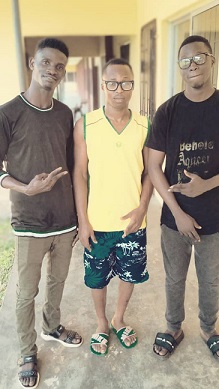
#> input picture Images/friends.jpg, 219 x 389 px
$ python grayhist.py
#> lines starting #> are read from the running program, lines starting #| are printed output that depends on the picture
import cv2 as cv
import matplotlib.pyplot as plt
img = cv.imread("Images/friends.jpg")
#> img is the input picture: shape (389, 219, 3); mean B, G, R 130.2, 150.5, 160.8
gray_img = cv.cvtColor(img, cv.COLOR_BGR2GRAY)
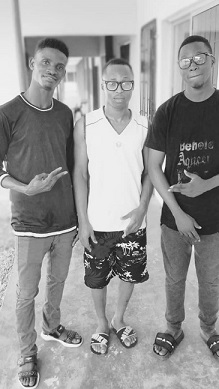
#> gray_img: shape (389, 219); min 8, max 254, mean 151.2
hist = cv.calcHist([gray_img], [0], None, [255], [0, 255])
#> hist = 255 values, max 2151 at index 238, min 0 at index 0, mean 334.1
plt.plot(hist)
plt.xlabel("bins")
plt.ylabel(" No of Pixels")
plt.title("Histogram of the grayscale format of friends.jpg")
plt.xlim([0, 255])
plt.show()
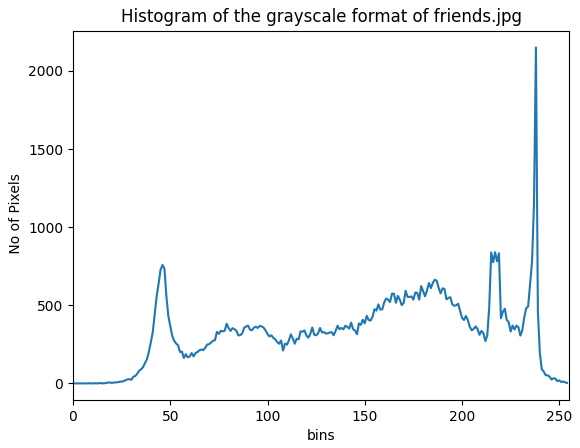
#> figure drawn by matplotlib, 1 panel; curve peaks at x = 238, y = 2151
cv.waitKey(0)

$ run again, with Images/flex.jpg copied over Images/friends.jpg
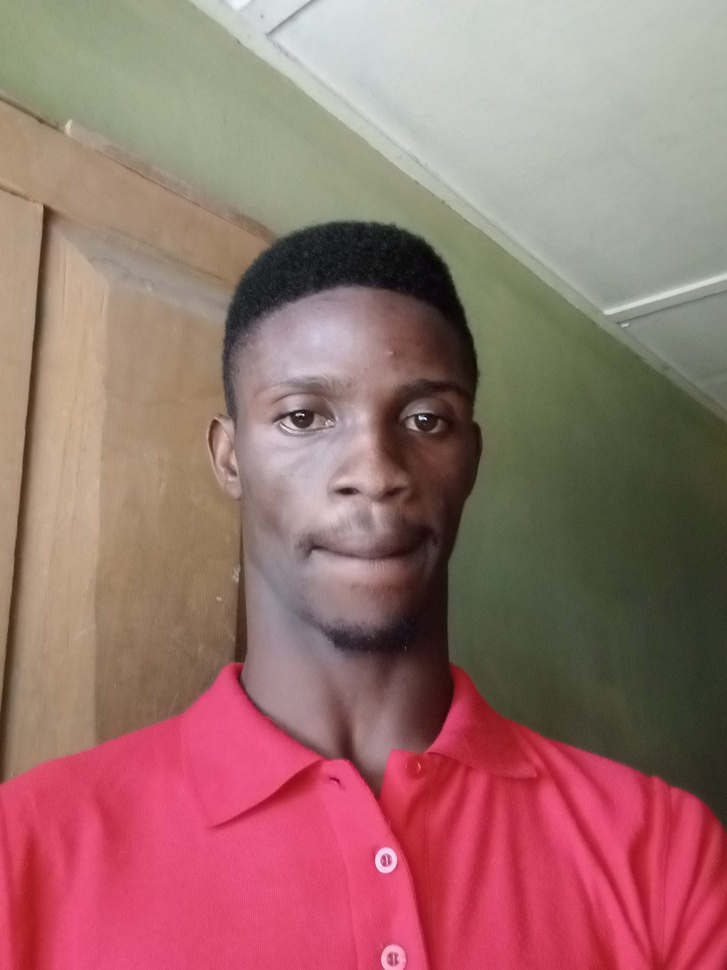
#> input picture Images/flex.jpg, 727 x 970 px, shrunk from 2448 x 3264 before the run
#> img is the input picture: shape (970, 727, 3); mean B, G, R 109.7, 113.4, 154.8
#> `gray_img = cv.cvtColor(img, cv.COLOR_BGR2GRAY)`:
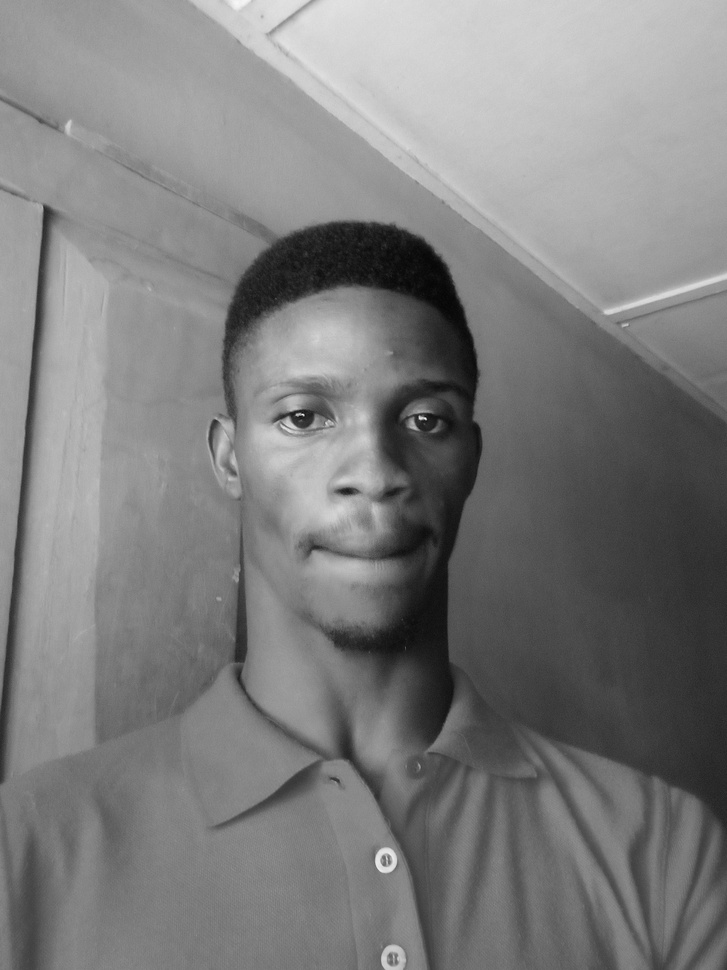
#> gray_img: shape (970, 727); min 4, max 247, mean 125.4
#> hist = 255 values, max 7934 at index 127, min 0 at index 0, mean 2765.5
#> `plt.show()`:
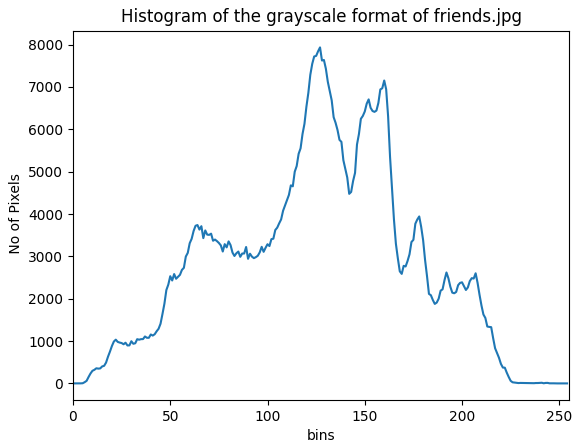
#> figure drawn by matplotlib, 1 panel; curve peaks at x = 127, y = 7934

$ run again, with Images/seun.jpg copied over Images/friends.jpg
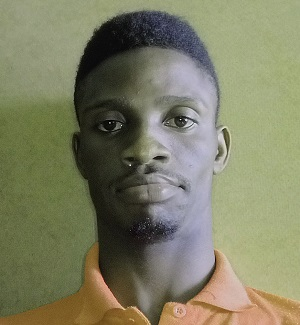
#> input picture Images/seun.jpg, 300 x 325 px
#> img is the input picture: shape (325, 300, 3); mean B, G, R 99.9, 127.1, 126.9
#> `gray_img = cv.cvtColor(img, cv.COLOR_BGR2GRAY)`:
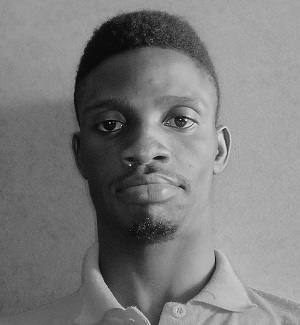
#> gray_img: shape (325, 300); min 0, max 254, mean 123.9
#> hist = 255 values, max 2733 at index 167, min 0 at index 219, mean 382.4
#> `plt.show()`:
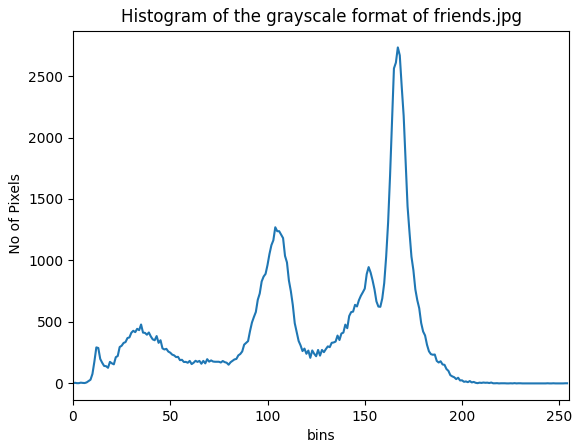
#> figure drawn by matplotlib, 1 panel; curve peaks at x = 167, y = 2733
